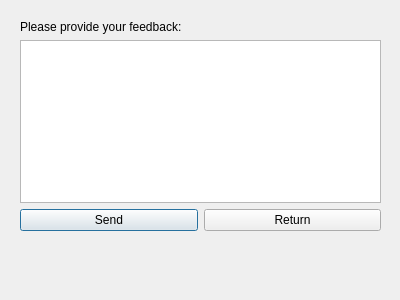
<?xml version="1.0" encoding="UTF-8"?>
<ui version="4.0">
 <class>FeedbackDialog</class>
 <widget class="QDialog" name="FeedbackDialog">
  <property name="geometry">
   <rect>
    <x>0</x>
    <y>0</y>
    <width>400</width>
    <height>300</height>
   </rect>
  </property>
  <property name="windowTitle">
   <string>Feedback Dialog</string>
  </property>
  <widget class="QWidget" name="verticalLayoutWidget">
   <property name="geometry">
    <rect>
     <x>20</x>
     <y>20</y>
     <width>361</width>
     <height>211</height>
    </rect>
   </property>
   <layout class="QVBoxLayout" name="verticalLayout">
    <item>
     <widget class="QLabel" name="label">
      <property name="text">
       <string>Please provide your feedback:</string>
      </property>
     </widget>
    </item>
    <item>
     <widget class="QTextEdit" name="feedbackEdit"/>
    </item>
    <item>
     <layout class="QHBoxLayout" name="horizontalLayout">
      <item>
       <widget class="QPushButton" name="sendButton">
        <property name="text">
         <string>Send</string>
        </property>
       </widget>
      </item>
      <item>
       <widget class="QPushButton" name="returnButton">
        <property name="text">
         <string>Return</string>
        </property>
       </widget>
      </item>
     </layout>
    </item>
   </layout>
  </widget>
 </widget>
 <resources/>
 <connections/>
</ui>
